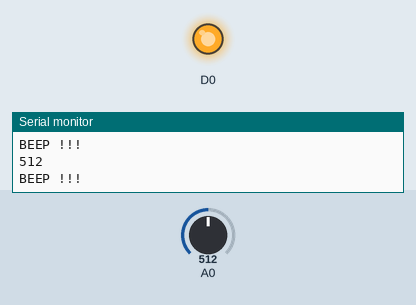
Simulated run of this sketch. Board: ESP8266 (Wemos D1 mini). Parts: output pins drawn as LEDs (lit = HIGH), the last lines printed to the serial monitor. Inputs (shaded band) come from the test bench; at power-on: A0 = 512.

Above: at 1.2 s.
1.3 s: A0 set to 838
2.8 s: A0 set to 859
At 3.1 s:
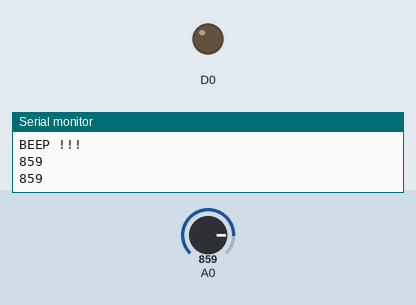
4.3 s: A0 set to 840
At 5.6 s:
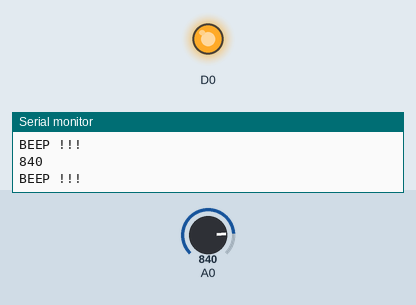
5.9 s: A0 set to 860
At 6.9 s:
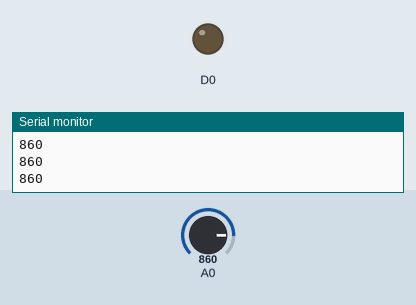
Timing chart, 0 to 8.5 s (numbered marks = the images above; inputs shaded):
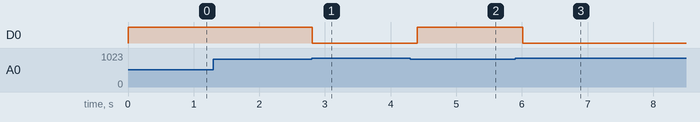

The sketch:

serial1.ino
```cpp
void setup() {
    pinMode(A0, INPUT);
    pinMode(D0, OUTPUT);
    Serial.begin(9600);
}

void loop() {
    Serial.println(analogRead(A0));
    if (analogRead(A0) <= 850) {
        Serial.println("BEEP !!!");
        digitalWrite(D0, HIGH);
    }
    else
        digitalWrite(D0, LOW);
    delay(200);
}
```

Measured:
- the behaviour switches between 850 and 851 on A0 (found by bisection; images 0 and 1)
- after the input at 2.8 s, D0: HIGH → LOW at once
- after the input at 4.3 s, D0: LOW → HIGH after 0.11 s
- after the input at 5.9 s, D0: HIGH → LOW after 0.11 s
